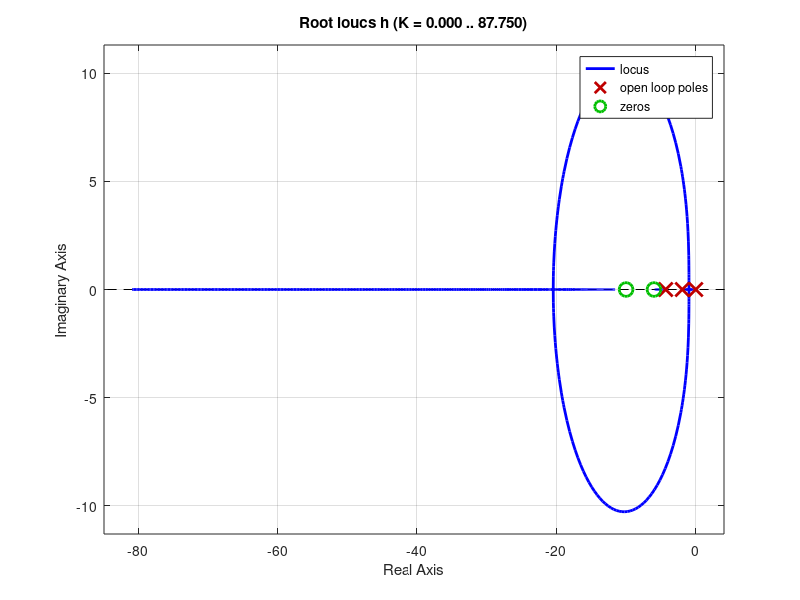

MATLAB code to generate this figure:
function problem6
dk = 0.5;
k = -20.67 - dk;

num = k*[1 16 60];
den = k*[1 6 8 0];

h = tf(num, 1+ den);
rlocus(h);
%bode(h);
